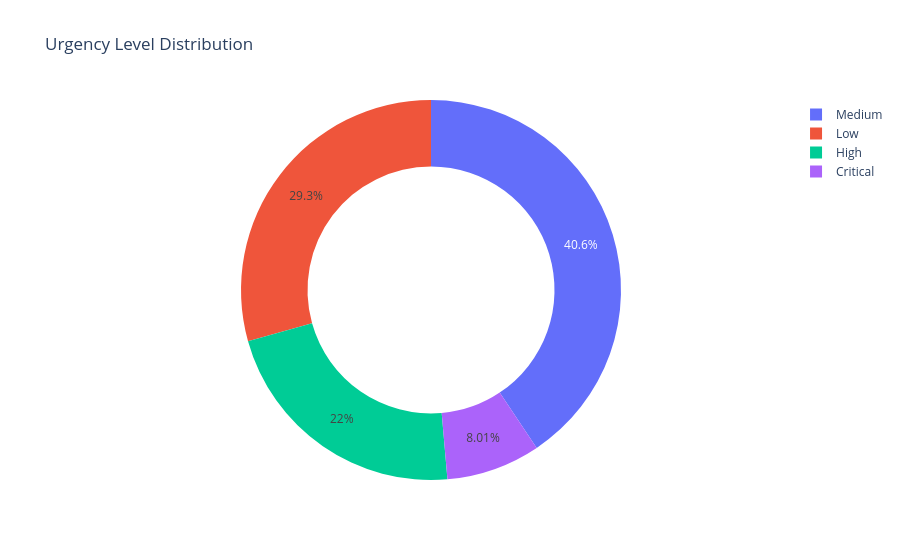

Here is the notebook cell this chart was saved with:
### Code cell
# =========================================================
# 3.6 URGENCY LEVEL DISTRIBUTION
# =========================================================

urgency_df = (
    df["urgency_level"]
    .value_counts()
    .reindex(["Low", "Medium", "High", "Critical"], fill_value=0)
    .reset_index()
)

urgency_df.columns = ["Urgency", "Count"]

fig = px.pie(
    urgency_df,
    names="Urgency",
    values="Count",
    hole=0.65,
    title="Urgency Level Distribution",
    template="plotly_white"
)

fig.show()

# Save screenshot as:
# assets/urgency-distribution.png

### Figure 1 — Plotly figure (JSON) as saved in the notebook; plotly's stock layout.template omitted (floating-point values rounded to 4 significant figures)
{"data": [{"domain": {"x": [0, 1], "y": [0, 1]}, "hole": 0.65, "hovertemplate": "Urgency=%{label}<br>Count=%{value}<extra></extra>", "labels": ["Low", "Medium", "High", "Critical"], "legendgroup": "", "name": "", "showlegend": true, "type": "pie", "values": [2934, 4061, 2204, 801]}], "layout": {"legend": {"tracegroupgap": 0}, "title": {"text": "Urgency Level Distribution"}}}
